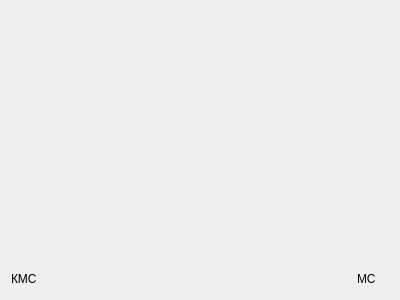
<?xml version="1.0" encoding="UTF-8"?>
<ui version="4.0">
 <class>FinalPage</class>
 <widget class="QWidget" name="FinalPage">
  <property name="geometry">
   <rect>
    <x>0</x>
    <y>0</y>
    <width>400</width>
    <height>300</height>
   </rect>
  </property>
  <property name="windowTitle">
   <string>Form</string>
  </property>
  <layout class="QVBoxLayout" name="verticalLayout">
   <item>
    <widget class="QLabel" name="l_msW">
     <property name="text">
      <string/>
     </property>
    </widget>
   </item>
   <item>
    <widget class="QLabel" name="l_cmsW">
     <property name="text">
      <string/>
     </property>
    </widget>
   </item>
   <item>
    <spacer name="verticalSpacer">
     <property name="orientation">
      <enum>Qt::Vertical</enum>
     </property>
     <property name="sizeHint" stdset="0">
      <size>
       <width>20</width>
       <height>40</height>
      </size>
     </property>
    </spacer>
   </item>
   <item>
    <layout class="QHBoxLayout" name="horizontalLayout">
     <item>
      <widget class="QLabel" name="l_cms">
       <property name="sizePolicy">
        <sizepolicy hsizetype="Fixed" vsizetype="Preferred">
         <horstretch>0</horstretch>
         <verstretch>0</verstretch>
        </sizepolicy>
       </property>
       <property name="text">
        <string>КМС</string>
       </property>
      </widget>
     </item>
     <item>
      <widget class="QLabel" name="l_cms_i">
       <property name="text">
        <string/>
       </property>
      </widget>
     </item>
     <item>
      <spacer name="horizontalSpacer">
       <property name="orientation">
        <enum>Qt::Horizontal</enum>
       </property>
       <property name="sizeHint" stdset="0">
        <size>
         <width>40</width>
         <height>20</height>
        </size>
       </property>
      </spacer>
     </item>
     <item>
      <widget class="QLabel" name="l_ms">
       <property name="sizePolicy">
        <sizepolicy hsizetype="Fixed" vsizetype="Preferred">
         <horstretch>0</horstretch>
         <verstretch>0</verstretch>
        </sizepolicy>
       </property>
       <property name="text">
        <string>МС</string>
       </property>
      </widget>
     </item>
     <item>
      <widget class="QLabel" name="l_ms_i">
       <property name="text">
        <string/>
       </property>
      </widget>
     </item>
    </layout>
   </item>
  </layout>
 </widget>
 <resources/>
 <connections/>
</ui>
